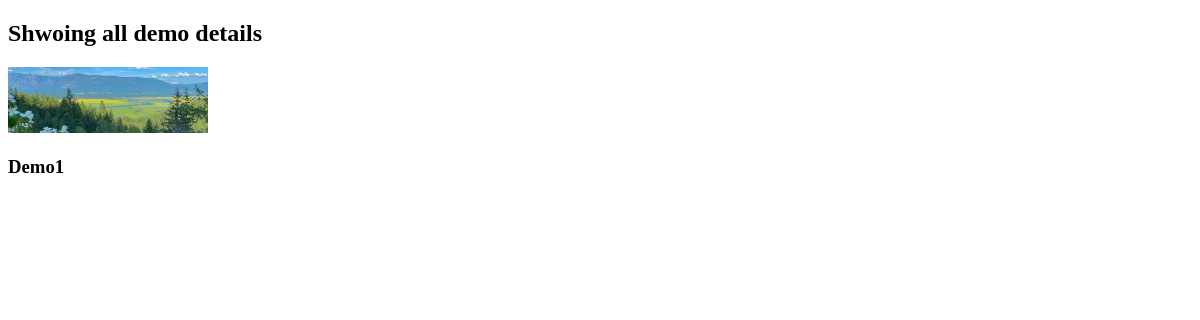
The app's page /all_demo/, older data.
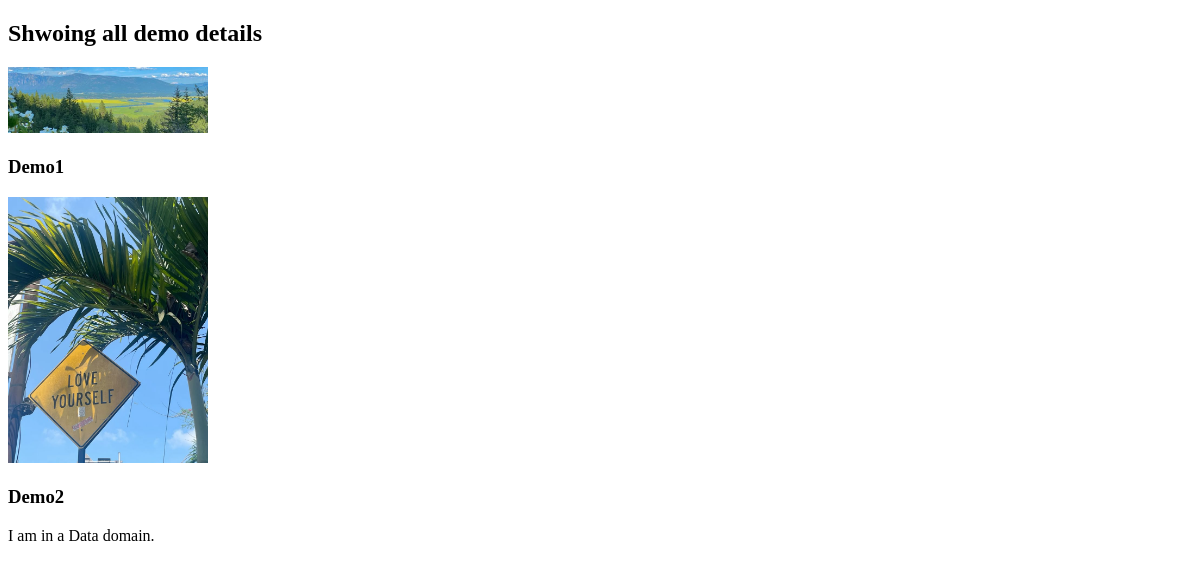
The same page, newer data.
### demo/models.py (models this page shows)
class Details_Demo(models.Model):
    DEMO_INFO=[
        ('FR','FRONTEND'),
        ('BC','BACKEND'),
        ('DT','DATA'),
    ]
    name=models.CharField(max_length=100)
    image = models.ImageField(upload_to='demoImage/')
    date_added = models.DateTimeField(default=timezone.now)
    type=models.CharField(max_length=2,choices=DEMO_INFO)
    description = models.TextField(default='')

### demo/views.py (the view)
# urls.py: path('',views.all_demo,name="all_demo"),
def all_demo(request):
    demos = Details_Demo.objects.all()
    return render(request,'demo/demo.html',{'demos':demos})

### demo/templates/demo/demo.html (shortened to what this page needs)
<!DOCTYPE html>
<html lang="en">
<head>
</head>
<body>
    <h2> Shwoing all demo details</h2>
    {% for demo in demos %}
<div>
    <img src="{{ demo.image.url }}" alt="" width="200">
    <h3>{{ demo.name }}</h3>
    <p>{{demo.description}}</p>
</div>
{% empty %}
<p>No demos available</p>
{% endfor %}
</body>
</html>

Row changes from the older to the newer data that the page shows:
added Details_Demo: image (picture), name "Demo2", description "I am in a Data domain."
